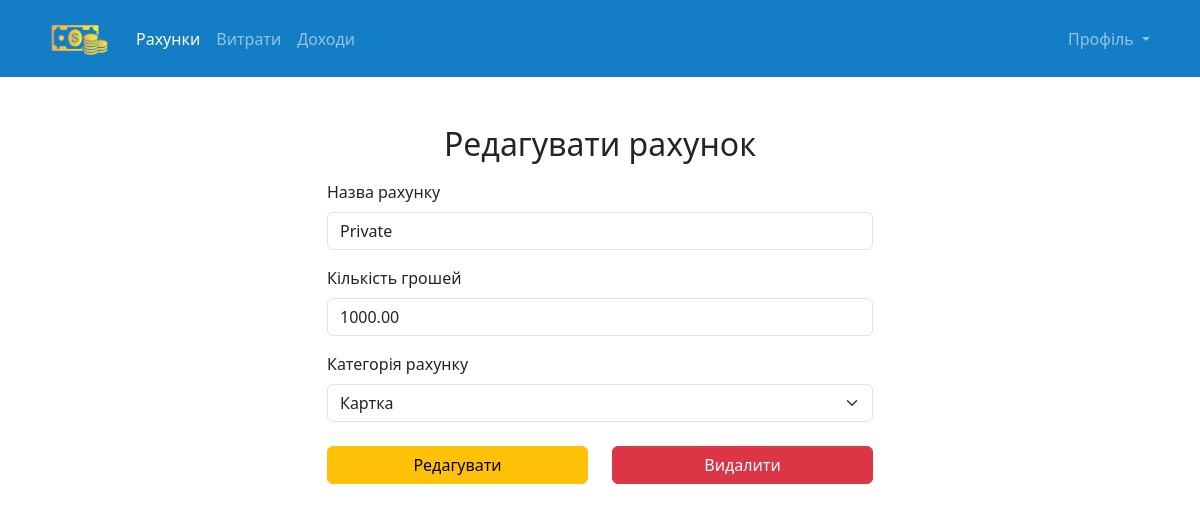
Screenshot of /finance/accounts/17/ (signed in) with the database file from the repository.
### finance/models.py (models this page shows, shortened)
class Account(models.Model):
    user = models.ForeignKey(User, on_delete=models.CASCADE)
    account_name = models.CharField(max_length=100, blank=False, null=False)
    account_amount = models.DecimalField(max_digits=10, decimal_places=2, blank=False, null=False)
    date_and_time_of_creation = models.DateTimeField(auto_now_add=True)
    category = models.ForeignKey(AccountCategory, on_delete=models.CASCADE, blank=False, null=False)
    is_active = models.BooleanField(default=True)
    class Meta:
        verbose_name = 'Рахунок'
        verbose_name_plural = 'Рахунки'

### finance/views.py (the view)
# urls.py: path('accounts/<int:account_id>/', views.edit_account, name='edit_account'),
@login_required
def edit_account(request, account_id):
    account = get_object_or_404(Account, id=account_id, user=request.user, is_active=True)
    if request.method == 'POST':
        old_amount = account.account_amount
        form = AccountForm(request.POST, instance=account, user=request.user)
        if form.is_valid():
            account = form.save()
            difference = account.account_amount - old_amount
            if difference != 0:
                change_type = ChangeType.objects.get(change_name='Редагування рахунку')
                AccountHistory.objects.create(
                    user=request.user,
                    account=account,
                    change_type=change_type,
                    amount=difference
                )
            return redirect('finance:accounts')
    else:
        form = AccountForm(instance=account, user=request.user)
    return render(request, 'finance/edit_account.html', {'form': form, 'account': account})

### finance/forms.py (shortened to what this page needs)
class AccountForm(forms.ModelForm):
    class Meta:
        model = Account
        fields = ['account_name', 'account_amount', 'category']
        widgets = {
            'account_name': forms.TextInput(attrs={
                'class': 'form-control',
                'id': 'accountName',
                'required': True,
            }),
            'account_amount': forms.NumberInput(attrs={
                'class': 'form-control',
                'id': 'amount',
                'step': '0.01',
                'required': True,
            }),
            'category': forms.Select(attrs={
                'class': 'form-select',
                'id': 'accountCategory',
                'required': True,
            }),
        }
        labels = {
            'account_name': 'Назва рахунку',
            'account_amount': 'Кількість грошей',
            'category': 'Категорія рахунку',
        }
    def __init__(self, *args, **kwargs):
        self.user = kwargs.pop('user', None)
        super().__init__(*args, **kwargs)
        self.fields['category'].queryset = AccountCategory.objects.all()

### pages/models.py (called while the page is built)
    def __str__(self):
        return self.category_name

### finance/templates/finance/edit_account.html (shortened to what this page needs)
{% extends 'finance/loyout_finance.html' %}
{% load static %}
{% block links %}
  <link href="{% static 'pages/css/general/header.css' %}" rel="stylesheet">
  <link href="{% static 'pages/css/log_in/log_in.css' %}" rel="stylesheet">
{% endblock %}
{% block accounts_active %}active{% endblock %}
{% block content %}
  <div class="container my-5 main-content">
    <h2 class="mb-3 text-center">Редагувати рахунок</h2>
    <div class="row justify-content-center">
      <div class="col-md-7 col-lg-6 form-container">
        <form method="POST" novalidate>
          <div class="mb-3">
            <label for="{{ form.account_name.id_for_label }}" class="form-label">Назва рахунку</label>
            {{ form.account_name }}
          </div>
          <div class="mb-3">
            <label for="{{ form.account_amount.id_for_label }}" class="form-label">Кількість грошей</label>
            {{ form.account_amount }}
          </div>
          <div class="mb-3">
            <label for="{{ form.category.id_for_label }}" class="form-label">Категорія рахунку</label>
            {{ form.category }}
          </div>
          <div class="d-grid mt-4">
            <div class="row">
              <div class="col">
                <button type="submit" class="btn btn-warning w-100">Редагувати</button>
              </div>
              <div class="col">
                <a href="{% url 'finance:delete_account' account.id %}" class="btn btn-danger w-100">Видалити</a>
              </div>
            </div>
          </div>
        </form>
      </div>
    </div>
  </div>
{% endblock %}

### pages/static/pages/css/log_in/log_in.css (style rules this page uses)
@media (min-width: 332px) { .form-container { font-size: 0.9rem; } }
@media (min-width: 576px) { .form-container { font-size: 1rem; } }
.main-content { flex-grow: 1; }

### rows the page displays
Account: account_name "Private", account_amount "1000.00", category "Картка"
